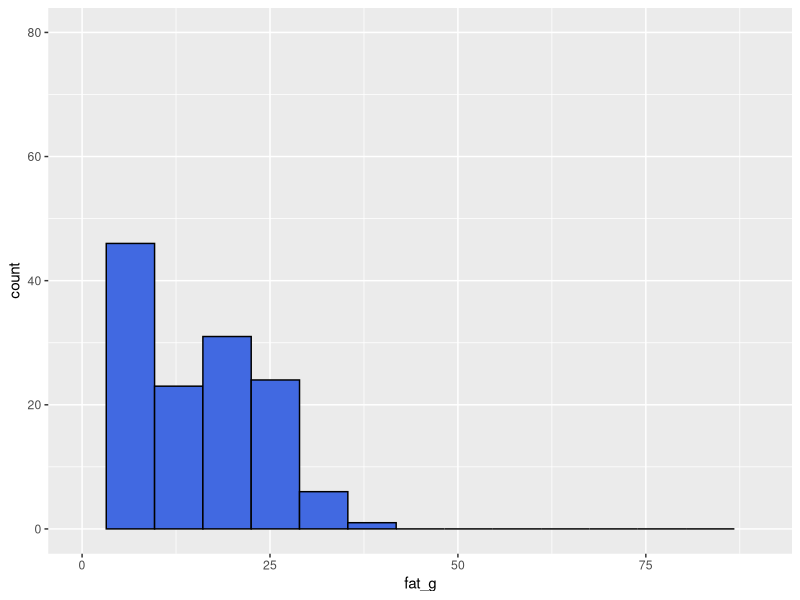
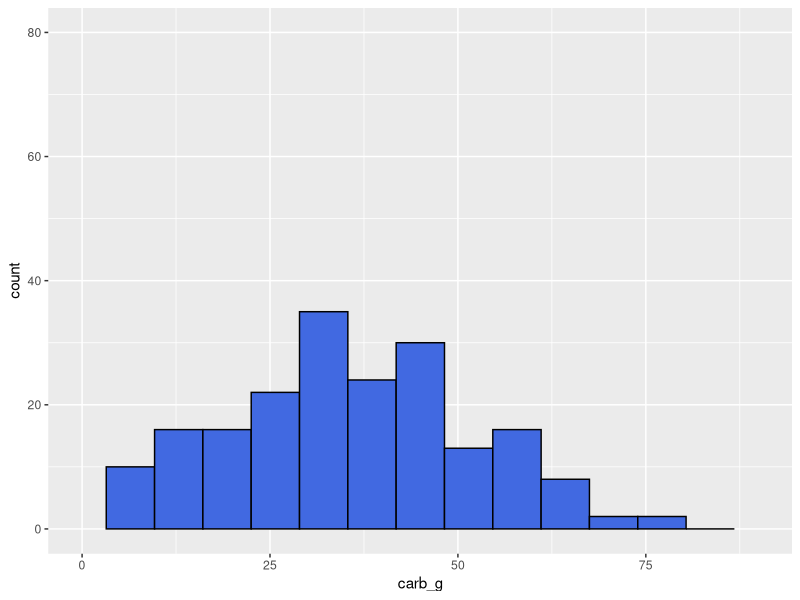
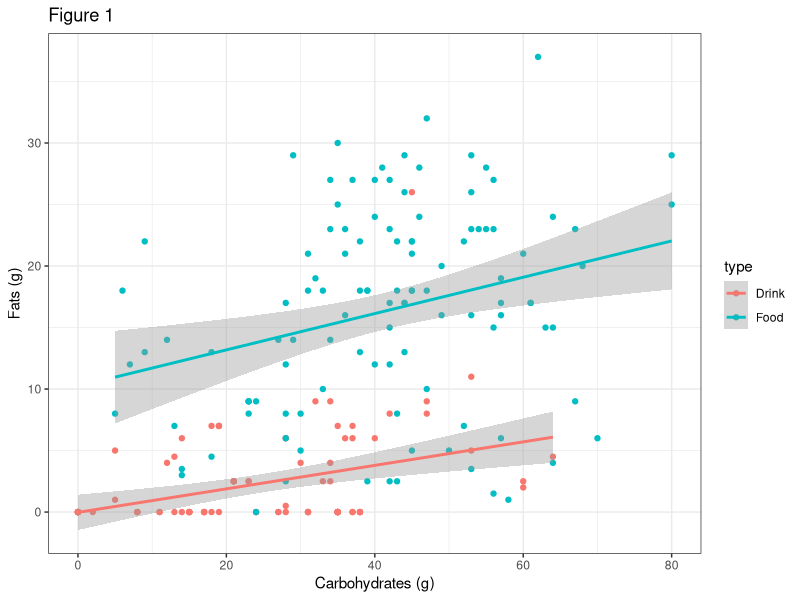

Write the R code that produced these figures, in order.
#### Ticket out-the-door (1) - Answer ####

#' **NOTE: The data to use is starbucks_items.csv.** 
#' This file cannot be found directly, but its 
#' constituent data files can be found on this Kaggle page:
#' https://www.kaggle.com/datasets/starbucks/starbucks-menu

#' What I did was import the data from online, and merge two data
#' sets from the base files:
#' starbucks-menu-nutrition-drinks.csv (drinks), and
#' starbucks-menu-nutrition-food.csv (food).

#' The columns are as follows:
#' * item = The name of the item
#' * type = Whether the item is a food (Food) or a drink (Drink)
#' * calories = # of Calroies in the item
#' The other variables are other nutritional info, including
#' fat (g), carb (g), fiber (g), protein (g), sodium (mg),
#' and protein (g).

#' We begin by loading our packages and importing the data.
#' Next, we clean the data so it's easier to analyse, before
#' generating descriptive statistics and a visualization.

# Loading packages
library(here)
library(psych)
library(tidyverse)
    
# Loading the data 
star_items <- read.csv(here("Data/starbucks_items.csv")) |>
  # For simplicity of viewing
  as_tibble()

# Checking data 
str(star_items)
glimpse(star_items)

#' Here we do a simple data cleaning/modification. Note that this
#' step is technically optional in this case. It is nice to clean the data
#' up a tad.
star_items_final <- star_items |>
  # You may not wish to select only these variables,
  # but it's up to you.
  select(type, fat_g, carb_g) |>
  # We filter out missing data because it doesn't
  # provide any useful information.
  filter(!is.na(fat_g) & !is.na(carb_g))

# Descriptive stats for `type`
star_items_final |>
  select(type) |>
  table()

#' The above shows that there are slightly more food items (113) 
#' than drink items (92).

#' (Note: You may show a bar chart of this result, but I find it superfluous
#' since we only have two values.)

# Descriptive stats for fat and carbs
star_items |>
  select(fat_g, carb_g) |>
  psych::describe()

#' On average, items at Starbucks tend to contain more grams of carbohydrates
#' (*M* = 33.97, *SD* = 17.61, *Mdn* = 35) than grams of fats 
#' (*M* = 10.06, *SD* = 9.96, *Mdn* = 7.0).
#' 
#' (Note: Reporting the median is usually optional; I did so because there was
#' a large discrepancy between the mean and median for fats).

#'  It's often helpful to visualize the distributions of continuous data
# For fats
star_items_final |>
  ggplot(aes(x = fat_g)) +
  geom_histogram(bins = 15, color = "black", fill = "royalblue") +
  # restrict x-axis for cleaner comparison
  xlim(0, 90) +
  ylim(0, 80)

# For carbs
star_items_final |>
  ggplot(aes(x = carb_g)) +
  geom_histogram(bins = 15, color = "black", fill = "royalblue") +
  xlim(0, 90) +
  ylim(0, 80)

#' (We'll discuss ways to polish plots later on. These work for now.)

#' Fats appear to be far more right-skewed (i.e., more values)
#' that are lower) with lower variability compared to carbs, which appears more
#' normally distributed and more varied.

#' It would also be worthwhile to compare based on the type of item
#' they are (drink vs. food).
#' 
#' We didn't discuss it yet, but using the psych::describeBy()
#' function would accomplish this. (I would encourage you to look at the
#' help documentation for this function.)
star_items_final |>
  select(-type) |>
  psych::describeBy(group = star_items_final$type)

#' Drinks appear to have fewer grams of fat (*M* = 2.34, *SD* = 3.89)
#' and carbohydrates (*M* = 27.74, *SD* = 15.21)
#' content relative to foods (fat: *M* = 16.35, *SD* = 8.30; 
#' carbs: *M* = 41.49, *SD* = 15.80).

# Main visualization
star_items_final |>
  ggplot(aes(x = carb_g, y = fat_g, color = type)) +
  geom_point() +
  # Good addition: Fits a line of best fit with margin of error
  geom_smooth(method = "lm", formula = "y ~ x") +
  # Good addition: Adds axis labels
  labs(x = "Carbohydrates (g)", y = "Fats (g)",
       title = "Figure 1") +
  # Good addition: Makes theme simpler
  theme_bw()

#' SAMPLE WRITEUP:
#' **DISCLAIMER---PLEASE READ!**

#' Writing a proper statistical report is not easy. Students
#' are usually tempted to copy-paste any template provided and
#' sub in words, tweak interpretations, and be done.
#' Doing that, while ok in the short term, does not actually help
#' your statistical skills because interpreting data becomes
#' a memorization game.
#' 
#' Rather than relying on a template, do your best to interpret
#' descriptive stats and plots on your own first. After giving it a try,
#' you may refer to a template just to demonstrate a good example to yourself.
#' Always think critically: what aspects of the template work well, and which
#' don't? 
#' 
#' If you really want to use a template, please do not simply copy-paste the 
#' one below for your own. Doing so is a bad idea because I have my own style of 
#' writing and explaining myself. If you wish to make use of it, 
#' you should always modify it to suit the data, descriptive stats,
#' and  visualizations that are produced. Most importantly, you must
#' write it in your own voice and style.
#' **END OF DISCLAIMER**

#' **START WRITEUP**
#' The data set at present represents nutritional information
#' for various items at *Starbucks* stores. I was interested
#' in determining if there was a linear relationship between
#' the grams of carbohydrates (sugar) and the grams of fat
#' in each item, and whether this relationship differed
#' as a function of the type of *Starbucks* item (food or drink).
#'  
#' To accomplish this goal, I generated and interpreted simple univariate
#' descriptive statistics and visualizations.
#' 
#' On average, *Starbucks* items tended to contain more grams of sugar
#' (*M* = 33.97, *SD* = 17.61, *Mdn* = 35) than grams of fats 
#' (*M* = 10.06, *SD* = 9.96, *Mdn* = 7.0).

#' As well, drinks appear to have fewer grams of fat (*M* = 2.34, *SD* = 3.89)
#' and carbohydrates (*M* = 27.74, *SD* = 15.21)
#' relative to foods (fat: *M* = 16.35, *SD* = 8.30; 
#' carbs: *M* = 41.49, *SD* = 15.80). (This makes sense because drinks often
#' have lower contents of sugars, fats, etc... than foods.)

#' Figure 1 (see above) illustrates the linear relationship between
#' fats and sugar as a function of drink type. In the plot, 
#' there is a positive relationship between carbohydrates (g) and fats (g)
#' for both drink and food items. Both relationships tended to have roughly
#' the same linear slope, but had different intercepts.
#' 
#' Overall, this suggests that foods tended to have a higher fat and carbojydrate
#' content relative to drinks, but for foods and drinks, items containing more
#' sugar also tended to contain more fat (and vice versa). Further
#' statistical models should be fit to confirm this relationship and explore
#' it further.
#' **END WRITEUP**
